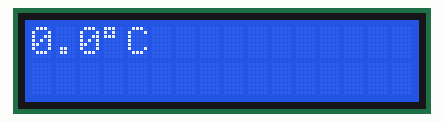
Recording of a sketch running on a simulated Arduino Uno, built with avr-gcc and run on an emulated ATmega328P. Shown: 16×2 character LCD. What the sketch prints to the serial monitor is not drawn.

Above: at 0.1 s.

The sketch:

podstawa_-_termometr_LCD.ino
```cpp
#include <LiquidCrystal.h>  // biblioteka LCD
#include <OneWire.h> // biblioteka 1W do kominikacji z czujnikiem temp.
#include <DS18B20.h>  //biblioteka czujnika temp.


const int rs = 12, en = 11, d4 = 5, d5 = 4, d6 = 3, d7 = 2; //inicjalizacja biblioteki LCD przez powiązanie wymaganych pinów LCD...
LiquidCrystal lcd(rs, en, d4, d5, d6, d7);  //...z pinami ARD do których są podłączone


byte address[8] = {0x28, 0xFF, 0xA5, 0x38, 0xA3, 0x15, 0x4, 0x9D}; //adres czujnika temperatury

OneWire onewire(10);  //numer pinu, do którego podłączona jest magistrala 1W
DS18B20 sensors(&onewire);

void setup()
  {
    while(!Serial);
    Serial.begin(9600);
    sensors.begin();
    sensors.request(address);
    lcd.begin(16, 2); //inicjalizacja LCD - liczba znaków, wierszy
  }

void loop()
  {

        float temperature = sensors.readTemperature(address);

        Serial.print(temperature,1);
        Serial.println("°C");
        sensors.request(address);

        lcd.print(temperature,1);
        lcd.print((char)223);
        lcd.print("C");

        delay(2000);

        lcd.clear(); //czyszczenie ekranu

  }
```
